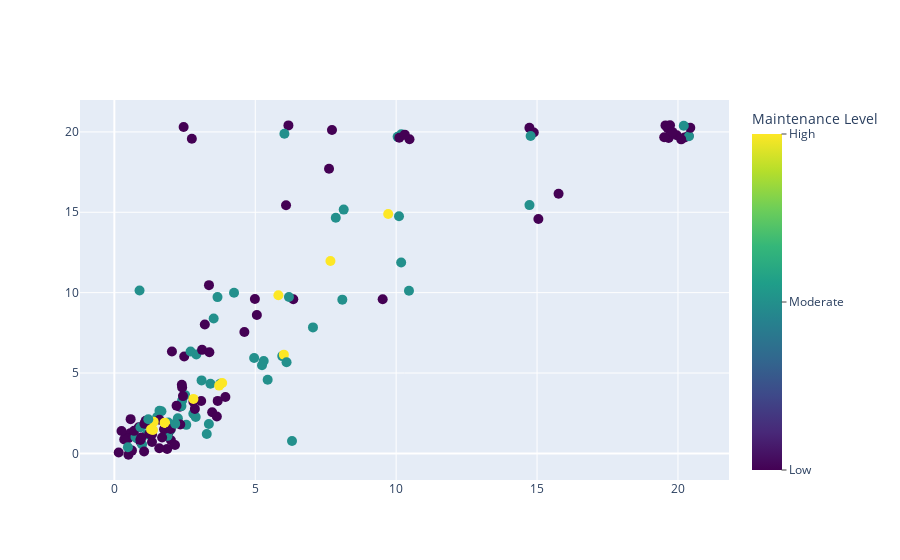

The code cell stored with this chart in its notebook:
### Code cell
fig = go.Figure(data=go.Scatter(
    x=plotting_df["Max_Spread_Capped_jittered"], y=plotting_df["Max_Height_Capped_jittered"], mode="markers",
    text=plotting_df["Plant_Name"],
    marker=dict(
        size=10,
        color=plotting_df["Maintenance_Ordinal"],
        colorscale='Viridis', 
        showscale=True,
    colorbar=dict(title="Maintenance Level", ticks="outside", tickmode="array", tickvals=[1, 2, 3], dtick=1, ticktext=["Low", "Moderate", "High"])
        
    )
))


fig.show()

### Figure 1 — Plotly figure (JSON) as saved in the notebook; plotly's stock layout.template omitted (floating-point values rounded to 4 significant figures; data arrays with more than 128 entries replaced by an {"elided": "..."} marker saying what was removed)
{"data": [{"marker": {"color": {"elided": "147 int values"}, "colorbar": {"dtick": 1, "tickmode": "array", "ticks": "outside", "ticktext": ["Low", "Moderate", "High"], "tickvals": [1, 2, 3], "title": {"text": "Maintenance Level"}}, "colorscale": [[0, "#440154"], [0.1111, "#482878"], [0.2222, "#3e4989"], [0.3333, "#31688e"], [0.4444, "#26828e"], [0.5556, "#1f9e89"], [0.6667, "#35b779"], [0.7778, "#6ece58"], [0.8889, "#b5de2b"], [1, "#fde725"]], "showscale": true, "size": 10}, "mode": "markers", "text": {"elided": "147 str values"}, "type": "scatter", "x": {"elided": "147 float values"}, "y": {"elided": "147 float values"}}], "layout": {}}
